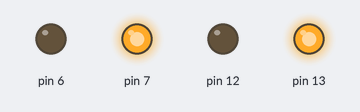
Recording of a sketch running on a simulated Arduino Uno, built with avr-gcc and run on an emulated ATmega328P. Parts: output pins drawn as LEDs (lit = HIGH).

Above: at 2.5 s.
At 7.5 s:
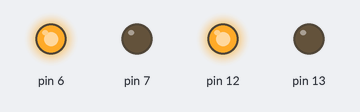
Timing chart, 0 to 13.0 s (numbered marks = the images above):
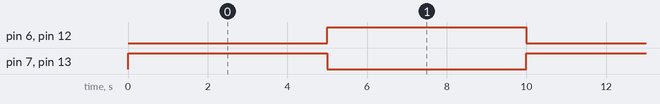

Measured:
- by itself, pin 6, pin 7, pin 12, pin 13: alternates HIGH for 5.0 s and LOW for 5.0 s

The sketch:

DCMotors.ino
```cpp
void setup()
{
  pinMode(13, OUTPUT);
  pinMode(12, OUTPUT);
  pinMode(7, OUTPUT);
  pinMode(6, OUTPUT);
}

void loop()
{
	digitalWrite(13,HIGH);
  	digitalWrite(12,LOW);
	digitalWrite(7,HIGH);
  	digitalWrite(6,LOW);
  	delay(5000);
  	digitalWrite(12,HIGH);
  	digitalWrite(13,LOW);
	digitalWrite(6,HIGH);
  	digitalWrite(7,LOW);
  	delay(5000);
}
```
